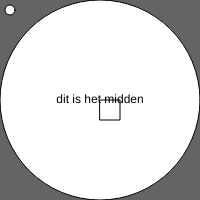
Frame 1 (no input)
Frame 60 (no input): identical to frame 1, image omitted
Frame 120 (the mouse pressed at the canvas centre since frame 60): identical to frame 1, image omitted

The p5.js sketch that drew this single still picture (run headless with seeded random() and noise() and a simulated clock; from frame 60 on, the mouse is pressed at the canvas centre):

// p5.js sketch
// ── sketch.js
function setup (){

createCanvas (200,200);
background (100);
print ("dit is de print versie");


ellipseMode (CENTER);
ellipse (100,100,200,200);
rect (100,100,20,20);

  
  ellipse (10,10,10,10);

fill(0);
textAlign(CENTER,CENTER);
text("dit is het midden",100,100);
}

function draw () {


}
